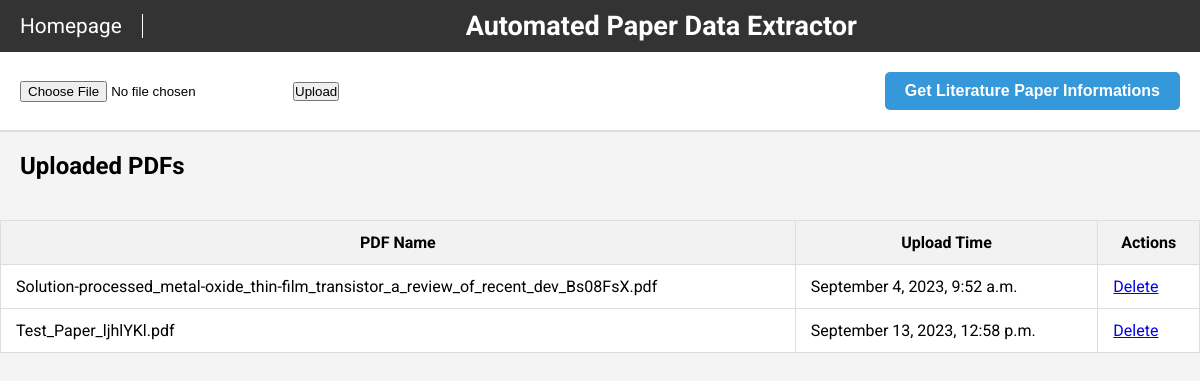
Page /Paper_Extractor/extract/ on the earlier database version.
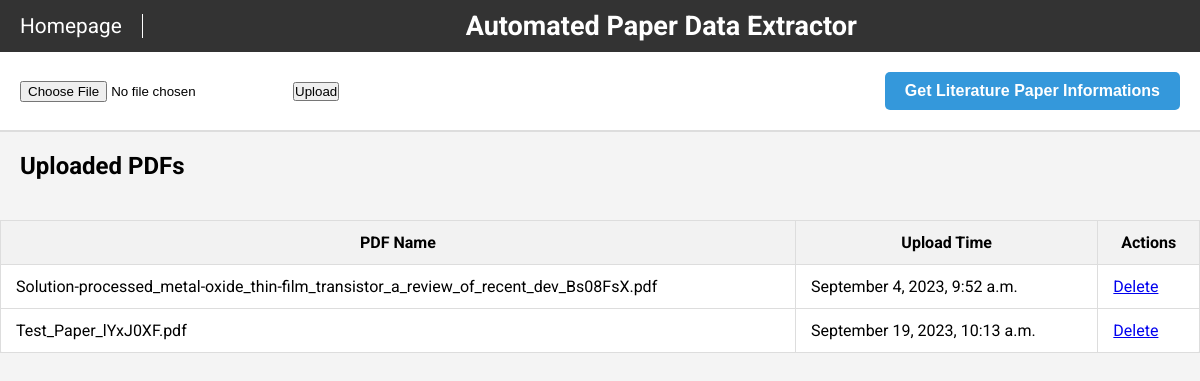
Same page on the later database version.
### Paper_Extractor/models.py (models this page shows)
class UploadedPDF(models.Model):
    pdf_file = models.FileField(upload_to='uploaded_pdfs/')
    upload_time = models.DateTimeField(auto_now_add=True)
    @property
    def file_name(self):
        return os.path.basename(self.pdf_file.name)

### Paper_Extractor/views.py (the view)
# urls.py: path('extract/', views.display_upload_page, name='display_upload'),
def display_upload_page(request):
    all_pdfs = UploadedPDF.objects.all()
    return render(request, 'Paper_Extractor/upload.html', {'all_pdfs': all_pdfs})

### Paper_Extractor/templates/Paper_Extractor/upload.html (shortened to what this page needs)
<!DOCTYPE html>
<html lang="en">
<head>
</head>
<body>
    <div class="title-bar">
        <a href="/" class="home-link">Homepage</a>
        <h1>Automated Paper Data Extractor</h1>
    </div>
    <div class="upload-section">
        <form action="{% url 'Paper_Extractor:upload_pdf' %}" method="post" enctype="multipart/form-data" style="display: flex; align-items: center; gap: 20px;">
            <input type="file" name="pdf_file">
            <input type="submit" value="Upload">
        </form>
        <button class="info-button" onclick="location.href='{% url 'Paper_Extractor:extract_dois' %}'">Get Literature Paper Informations</button>
    </div>
    <h2 style="padding: 20px;">Uploaded PDFs</h2>
    <table class="pdf-table">
        <thead>
            <tr>
                <th>PDF Name</th>
                <th>Upload Time</th>
                <th>Actions</th>
            </tr>
        </thead>
        <tbody>
            {% for pdf in all_pdfs %}
            <tr>
                <td>{{ pdf.file_name }}</td>
                <td>{{ pdf.upload_time|date:"F j, Y, P" }}</td>
                <td><a href="{% url 'Paper_Extractor:delete_pdf' pdf.id %}">Delete</a></td>
            </tr>
            {% endfor %}
        </tbody>
    </table>

Differences in the rows shown:
removed UploadedPDF: file_name "Test_Paper_ljhlYKl.pdf", upload_time "September 13, 2023, 12:58 p.m."
added UploadedPDF: file_name "Test_Paper_lYxJ0XF.pdf", upload_time "September 19, 2023, 10:13 a.m."
